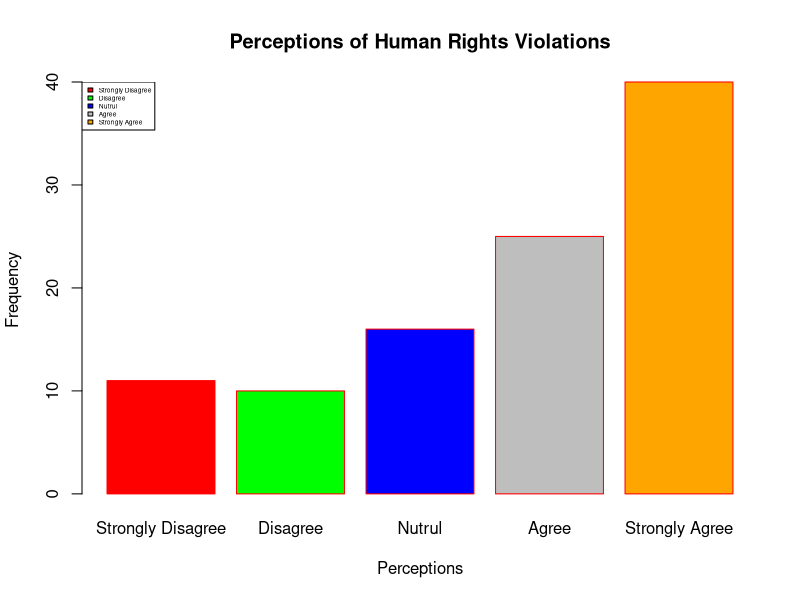

Source code (R):
h <- c(11, 10, 16, 25, 40)
m <- c("Strongly Disagree", "Disagree", "Nutrul", "Agree", "Strongly Agree")

barplot(h, xlab = "Perceptions", ylab = "Frequency", main = "Perceptions of Human Rights Violations",
        names.arg = m, border = "red", col = c('red', 'green', 'blue', 'gray', 'orange'))
legend("topleft", m, cex = 0.4, fill = c('red', 'green', 'blue', 'gray', 'orange'))
